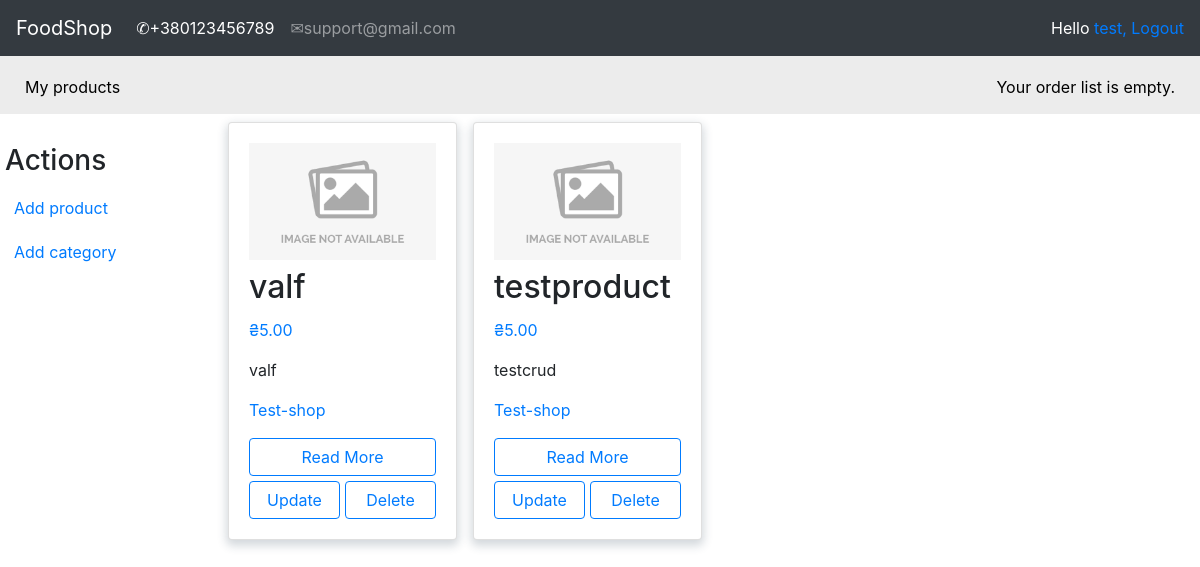
Screenshot of /account/my_products/ (signed in) with the database file from the repository.
### shop/models.py (models this page shows, shortened)
class Product(models.Model):
    shop = models.ForeignKey(Shop, on_delete=models.CASCADE)
    category = models.ForeignKey(Category, on_delete=models.CASCADE)
    name = models.CharField(max_length=150, db_index=True)
    slug = models.SlugField(max_length=150, db_index=True)
    image = models.ImageField(upload_to='image_products/%Y/%d/%m', default='image_products/no_img.png')
    description = models.TextField(blank=True)
    price = models.DecimalField(max_digits=10, decimal_places=2)
    available = models.BooleanField(default=True)
    created = models.DateTimeField(auto_now_add=True)
    updated = models.DateTimeField(auto_now=True)
    objects = ProductManager()
    class Meta:
        ordering = ('-created',)
        index_together = (('id', 'slug'),)
        default_related_name = "products"
    def get_absolute_url(self):
        return reverse('product_detail',
                       args=[self.id, self.slug])
    def get_shop_slug(self):
        shop = Shop.objects.get(name=self.shop)
        shop = shop.slug
        return reverse('product_list_by_shop',
                       args=[shop])

class Category(models.Model):
    name = models.CharField(max_length=150, db_index=True)
    slug = models.SlugField(max_length=150, db_index=True, unique=True)
    class Meta:
        ordering = ('name',)
        default_related_name = "category"
    def __str__(self):
        return self.name

class Shop(models.Model):
    owner = models.OneToOneField(settings.AUTH_USER_MODEL, on_delete=models.CASCADE)
    name = models.CharField(max_length=150, db_index=True)
    slug = models.SlugField(max_length=150, db_index=True, unique=True)
    class Meta:
        ordering = ('name',)
        default_related_name = "shop"
    def __str__(self):
        return self.name

### account/decorators.py (the view)
    def wrapper_func(request, *args, **kwargs):
        group = None
        if request.user.groups.exists():
            group = request.user.groups.filter(name='entrepreneur').exists()
        if group:
            return view_func(request, *args, **kwargs)
        else:
            return redirect('product_list')

### account/templatetags/custom_tags.py (called while the page is built)
@register.filter(name='has_group')
def has_group(user, group_name):
    return user.groups.filter(name=group_name).exists()

@register.filter(name='has_shop')
def has_shop(user, shop_name):
    if Shop.objects.filter(owner=user):
        if Shop.objects.get(owner=user).name == shop_name.name:
            return shop_name.name
    else:
        return None

### account/views.py (called while the page is built)
@login_required
@entrepreneur_only
def myProducts(request):
    shop = Shop.objects.get(owner=request.user)
    products = Product.objects.filter(shop=shop)
    context = {"products": products}
    return render(request, 'registration/CRUD/my_products.html', context)

### orderlist/context_processors.py (called while the page is built)
def orderlist(request):
    return {'orderlist': OrderList(request)}

### orderlist/orderlist.py (called while the page is built)
    def __len__(self):
        return sum(item['count'] for item in self.orderlist.values())

### templates/registration/CRUD/my_products.html (shortened to what this page needs)
{% extends 'shop/base.html' %}
{% load custom_tags %}
{% load static %}
{% block context %}
<div id="sidebar">
        <h3 style="margin-left: 5px">Actions</h3>
        <ul>
            <li>
                <a href="{% url 'create_product' %}">Add product</a>
            </li>
            <li>
                <a href="{% url 'create_category' %}">Add category</a>
            </li>
        </ul>
    </div>
{% if products %}
<div class="row">
      {% for product in products %}
        <div class="post-item col-12 col-sm-6 col-md-6 col-lg-3 p-2">
          <div class="card h-100 card-product">
            <div class="card-body card-flex">
               <div class="product-image mb-2">
                <img src="{{ product.image.url }}">
               </div>
              <h2 class="card-title">{{ product.name }}</h2>
              <p class="text-primary">₴{{ product.price}}</p>
              <p class="card-text">{{product.category|safe | truncatewords:10 }}</p>
              <p class="card-text"><a href="{{ product.get_shop_slug }}">
                  {{product.shop|safe | truncatewords:10 }}</a></p>
              <a href="{{ product.get_absolute_url }}" style="width:100%; margin-bottom: 5px" class="btn btn-outline-primary">Read More</a>
              {% if request.user.is_authenticated %}
                {% if request.user|has_shop:product.shop %}
                <div class="d-flex justify-content-between">
                <a href="{% url 'update_product' product.id product.slug %}" style="width:50%; margin-right: 5px"
                   class="btn btn-outline-primary">Update</a>
                <a href="{% url 'delete_product' product.id product.slug %}" style="width:50%;"
                   class="btn btn-outline-primary">Delete</a>
                </div>
                {% endif %}
              {% endif %}
            </div>
          </div>
        </div>
      {% endfor %}
    </div>
{% else %}
<p style="font-style:oblique; font-size: 400%">Sorry, there are no products in this collection.</p>
{% endif %}
{% endblock %}

### templates/shop/base.html (shortened to what this page needs)
{% load custom_tags %}
{% load static %}
<html lang="en">
<head>
    <link rel="stylesheet" href="https://maxcdn.bootstrapcdn.com/bootstrap/4.0.0/css/bootstrap.min.css">
    <link rel="stylesheet" type="text/css" href="{% static '/css/style.css' %}">
    <link rel="stylesheet" type="text/css" href="{% static '/categories-slider/splide-2.4.21/dist/css/splide.min.css' %}">
    <link rel="stylesheet" type="text/css" href="{% static '/categories-slider/style.css' %}">
</head>
<body>
<nav class="navbar navbar-expand-lg navbar-dark bg-dark">
  <a class="navbar-brand" href="{% url 'product_list' %}">FoodShop</a>
  <div class="collapse navbar-collapse" id="navbarSupportedContent">
    <ul class="navbar-nav mr-auto">
      <li class="nav-item active">
        <a class="nav-link" href="#">&#9990;+380123456789<span class="sr-only">(current)</span></a>
      </li>
      <li class="nav-item">
        <a class="nav-link" href="#">&#9993;support@gmail.com</a>
      </li>
    </ul>
      <span class="user">
        {% if request.user.is_authenticated %}
          Hello <a href="{% url 'edit' %}">{{ request.user.username }},</a>
          <a href="{% url 'logout' %}">Logout</a>
        {% else %}
            <a href="{% url 'login' %}">Log-in</a>
        {% endif %}
    </span>
  </div>
</nav>
<div id="subheader">
<div class="my-products">
    {% if request.user.is_authenticated %}
        {% if request.user|has_group:"entrepreneur" %}
            <a href="{% url 'my_products' %}">My products</a>
        {% endif %}
    {% endif %}
</div>
 <div class="order-list">
          {% with total_items=orderlist|length %}
            {% if orderlist|length > 0 %}
                Your order list contains:
                <a href="{% url 'orderlist:orderlist_detail' %}">
                    {{ total_items }} item{{ total_items|pluralize }},
                    ₴{{ orderlist.get_total_price }}
                </a>
            {% else %}
                Your order list is empty.
            {% endif %}
        {% endwith %}
      </div>
 </div>
{% block context %}
{% endblock context %}
{% load static %}
</body>
</html>

### static/css/style.css (style rules this page uses)
html { overflow-x: hidden; }
.order-list { color: white; }
#subheader { background:#ececec; color:#444; padding:15px 100px; overflow:auto; }
#subheader .order-list { float:right; color:black; padding-top:4px; margin-right: -75px; }
#subheader .my-products { float: left; color: black; padding-top: 4px; margin-left: -75px; }
#subheader .my-products a { color: black; }
.user { color:white; }
#sidebar { width:220px; padding:30px 20px 0 0; float:left; }
#sidebar ul { margin:0; padding:0; }
#sidebar ul li { margin:0; list-style:none; padding:10px 14px; }
#sidebar ul li a { display:block; }
.card-flex { display:flex; flex-direction:column; justify-content:space-between; }
.card-product { box-shadow: 0px 4px 10px 1.7px rgb(34 60 80 / 20%); }
.product-image { max-width: 360px; max-height: 420px; }
.product-image img { display: block; max-width: 100%; object-fit: cover; }

### rows the page displays
Product: image (placeholder picture), name "valf", price "5.00", category "valf", shop "Test-shop", shows "Update"
Product: image (placeholder picture), name "testproduct", price "5.00", category "testcrud", shop "Test-shop", shows "Update"

### other values shown
{{ request.user.username }} "test"
